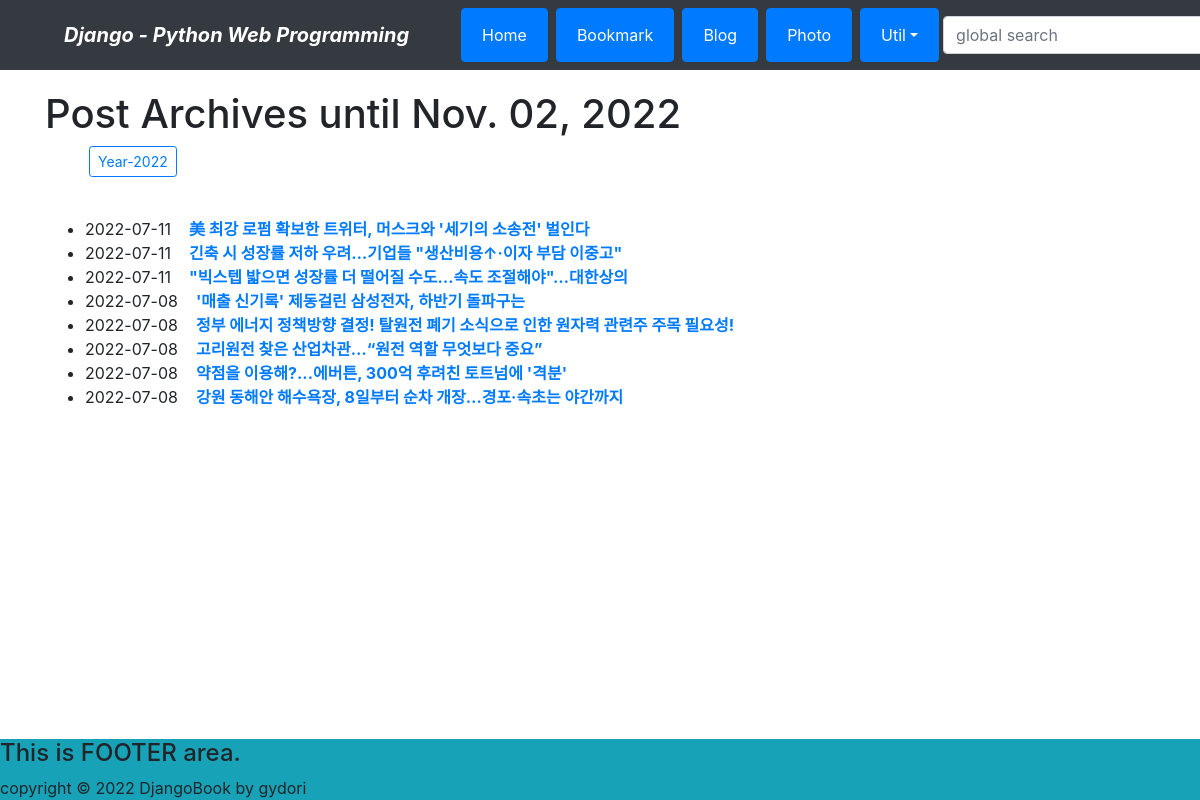
Screenshot of /blog/archive/ with the database file from the repository.
### blog/models.py (models this page shows, shortened)
class Post(models.Model):
    title = models.CharField(verbose_name='TITLE', max_length=50)
    slug = models.SlugField('SLUG', max_length=50, unique=True, allow_unicode=True, help_text='one word for title alies.')
    description = models.CharField('DESCRIPTION', max_length=100, blank=True, help_text='simple description text.')
    content = models.TextField('CONTENT')
    create_dt = models.DateTimeField('CREATE DATE', auto_now_add=True)
    modify_dt = models.DateTimeField('MODIFY DATE', auto_now=True)
    class Meta:
        verbose_name = 'post'
        verbose_name_plural = 'posts'
        db_table = 'blog_posts'       # 디폴트 값 : 앱명_모델클래스명
        ordering = ('-modify_dt',)    # 정렬 (날짜순)
    def get_absolute_url(self):
        return reverse('blog:post_detail', args=(self.slug,))

### blog/views.py (the view)
# urls.py: path('archive/', views.PostAV.as_view(), name = 'post_archive'),
class PostAV(ArchiveIndexView):
    model = Post
    date_field = 'modify_dt' # 기준 날짜, 날짜별로 정리

### blog/templates/blog/post_archive.html (shortened to what this page needs)
{% extends "base.html" %}
{% block content %}
<h1>Post Archives until {% now "N d, Y" %}</h1>
<ul>
    {% for date in date_list %}
    <li style="display: inline;">
        <a href="{% url 'blog:post_year_archive' date|date:'Y' %}" class="btn btn-outline-primary btn-sm mx-1">
            Year-{{ date|date:"Y" }}
        </a>
    </li>
    {% endfor %}
</ul>
<br>
    <ul>
        {% for post in object_list %}
        <li>{{ post.modify_dt|date:"Y-m-d" }}&nbsp;&nbsp;&nbsp;
            <a href="{{ post.get_absolute_url }}"><strong>{{ post.title }}</strong>
            </a>
        </li>
        {% endfor %}
    </ul>
{% endblock %}
{% block footer %}
<footer class="fixed-bottom bg-info">
    <h4>This is FOOTER area.</h4>
    copyright &copy; 2022 DjangoBook by gydori
</footer>
{% endblock %}

### blog/templates/base.html (shortened to what this page needs)
<!DOCTYPE html>
<html lang="en">
<head>
    <link rel="stylesheet" href="https://stackpath.bootstrapcdn.com/bootstrap/4.3.1/css/bootstrap.min.css">
</head>
<body style="padding-top:90px;">
<nav class="navbar navbar-expand-lg navbar-dark bg-dark fixed-top">
    <span class = "navbar-brand mx-5 mb-0 font-weight-bold font-italic">Django - Python Web Programming
    </span>
    <div class="collapse navbar-collapse" id="navbarSupportedContent">
      <ul class="navbar-nav mr-auto">
        <li class="nav-item mx-1 btn btn-primary">
          <a class="nav-link text-white" href="{% url 'home' %}">Home</a>
        </li>
        <li class="nav-item mx-1 btn btn-primary">
          <a class="nav-link text-white" href="{% url 'bookmark:index' %}">Bookmark</a>
        </li>
        <li class="nav-item mx-1 btn btn-primary">
          <a class="nav-link text-white" href="{% url 'blog:index' %}">Blog</a>
        </li>
        <li class="nav-item mx-1 btn btn-primary">
          <a class="nav-link text-white" href="">Photo</a>
        </li>
        <li class="nav-item dropdown mx-1 btn btn-primary">
          <a class="nav-link dropdown-toggle text-white" href="#" data-bs-toggle="dropdown">Util</a>
        </li>
      </ul>
      <form class="form-inline my-2" action="" method="post"> {% csrf_token %}
        <input class="form-control mr-sm-2" type="search" placeholder="global search" name="search_word">
      </form>
    </div>
    </nav>
    <div class = "container">
        {% block content %}{% endblock %}
    </div>
    {% block footer %}{% endblock %}
</body>
</html>

### rows the page displays
Post: modify_dt "2022-07-11", title "美 최강 로펌 확보한 트위터, 머스크와 '세기의 소송전' 벌인다"
Post: modify_dt "2022-07-11", title "긴축 시 성장률 저하 우려…기업들 \"생산비용↑·이자 부담 이중고\""
Post: modify_dt "2022-07-11", title "\"빅스텝 밟으면 성장률 더 떨어질 수도…속도 조절해야\"…대한상의"
Post: modify_dt "2022-07-08", title "'매출 신기록' 제동걸린 삼성전자, 하반기 돌파구는"
Post: modify_dt "2022-07-08", title "정부 에너지 정책방향 결정! 탈원전 폐기 소식으로 인한 원자력 관련주 주목 필요성!"
Post: modify_dt "2022-07-08", title "고리원전 찾은 산업차관…“원전 역할 무엇보다 중요”"
Post: modify_dt "2022-07-08", title "약점을 이용해?...에버튼, 300억 후려친 토트넘에 '격분'"
Post: modify_dt "2022-07-08", title "강원 동해안 해수욕장, 8일부터 순차 개장…경포·속초는 야간까지"

### other values shown
{{ date|date:"Y" }} "2022"
